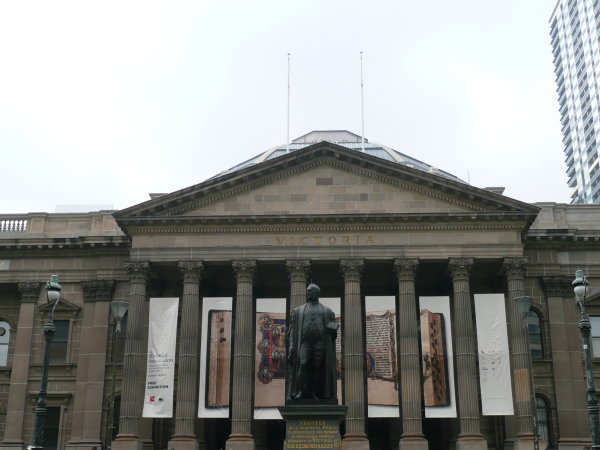
#> input picture Phase1/Data/Train/Set1/1.jpg, 600 x 450 px; its folder holds 3 pictures in this run
$ python Wrapper.py
#> lines starting #> are read from the running program, lines starting #| are printed output that depends on the picture


"""
CMSC733 Spring 2021: Classical and Deep Learning Approaches for
Geometric Computer Vision
Project1: MyAutoPano: Phase 1 Starter Code

Author(s):
Naveen Mangla (nmangla.umd.edu)
University of Maryland, College Park
"""
import math
import random
import cv2
import numpy as np
import glob
import copy
import argparse
import matplotlib.pyplot as plt

###########   ANMS   ############################


def ANMS(img, best):
    """Adaptive Non-Maximal Suppression

    Args:
        img (cv::Mat): Input image
        best (int): Best number of corners

    Returns:
        np.array : best sorted corner array [ED,xi,yi]
    """
    print("Performing ANMS")
    img2 = copy.deepcopy(img)
    gray = cv2.cvtColor(img2, cv2.COLOR_BGR2GRAY)
    gray = np.float32(gray)
    dst = cv2.goodFeaturesToTrack(gray,1000, 0.1,10)

    p, _, _ = dst.shape
    print(p, "Features Detected")

    ED = 0
    r = np.ones((p, 3))
    r[:, 0] = np.exp(50)
    for i in range(p):
        for j in range(p):
            xi = int(dst[i, :, 0])
            yi = int(dst[i, :, 1])
            xj = int(dst[j, :, 0])
            yj = int(dst[j, :, 1])
            if gray[yi, xi] > gray[yj, xj]:
                ED = (xj-xi)**2 + (yj-yi)**2
            if ED < r[i, 0]:
                r[i, 0] = ED
                r[i, 2] = xi
                r[i, 1] = yi
    result = r[np.argsort(r[:, 0])][:best,:]

    return result

###############   FEATURE DESCRIPTOR   ######################################


def fdis(img, best, patch_size):
    """
    Feature Descriptor

    Args:
        img (cv::Mat): 3 channel image
        best (int): number of best points
        patch_size (int) dimention of feature patch

    Returns:
        list , list: set of features,set of points
    """
    print("Describing Features")
    corners = ANMS(img, best)
    X = corners[:, 1:]
    mid = patch_size/2
    gray = cv2.cvtColor(img, cv2.COLOR_BGR2GRAY)
    sample = []
    points = []
    for i in range(X.shape[0]):
        x0 = X[i, 0]
        y0 = X[i, 1]
        if (mid < x0 < gray.shape[0]-mid and mid < y0 < gray.shape[1]-mid):
            patch = gray[int(x0-mid):int(x0+mid), int(y0-mid):int(y0+mid)]
            dst = cv2.GaussianBlur(patch, (5, 5), cv2.BORDER_DEFAULT)
            res = cv2.resize(
                dst, (8, 8), interpolation=cv2.INTER_LINEAR)

            cv2.imwrite('solution/features/feature'+
                        str(i)+'.png', patch)
            res_vector = np.reshape(res, (64, 1)) # vecorizing patch
            res_vector = res_vector-np.mean(res_vector)  # Normalising vector
            res_vector = res_vector / (np.std(res_vector))
            point = (x0, y0)
            points.append(point) # set of points
            sample.append(res_vector) #set of features
    return sample, points

#################    CROPING THE FINAL IMAGE  #############################


def crop(img):
    """
    Cropping image
    """
    gray = cv2.cvtColor(img, cv2.COLOR_BGR2GRAY)
    _, thresh = cv2.threshold(gray, 1, 255, cv2.THRESH_BINARY)

    contours, _ = cv2.findContours(
        thresh, cv2.RETR_EXTERNAL, cv2.CHAIN_APPROX_SIMPLE)
    cnt = contours[0]
    x, y, w, h = cv2.boundingRect(cnt)

    crop = img[y:y+h, x:x+w]
    return crop

##############      MATHING FEATURES      #####################


def match_features(im1, im2, best):
    """
    Finding feature corres[ondance between 2 images]

    Args:
        im1 (cv::Mat): image 1
        im2 (cv::Mat): image 2
        best (int): number of best coreners

    Returns:
        np.array,flag: Feature pair set, flag for feature match
    """
    size = 41 ## Taking patch size = 41
    fet1, cor1 = fdis(im1, best, size)
    fet2, cor2 = fdis(im2, best, size)

    if (len(fet1) == len(cor1)) and (len(fet2) == len(cor2)):
        p = len(fet1)
        q = len(fet2)
        data = list()
        for i in range(p):
            points = np.zeros((1, 3))
            points[0, 1] = cor1[i][0]
            points[0, 2] = cor1[i][1]
            dsum = np.zeros((1, 3))
            for j in range(q):
                dis = (fet1[i]-fet2[j])**2
                dsum[0, 0] = np.sum(dis)
                dsum[0, 1] = cor2[j][0]
                dsum[0, 2] = cor2[j][1]
                points = np.vstack((points, dsum))
            data.append(points)
        pair_stack = []
        for point in data:
            sorted_dis = point[np.argsort(point[:, 0])]
            ratio = sorted_dis[1, 0]/sorted_dis[2, 0]
            if ratio < 0.2:
                pair = np.vstack((sorted_dis[0, 1:], sorted_dis[1, 1:]))
                pair_stack.append(pair)
        print("Features Matched =", len(pair_stack))
        if len(pair_stack) < 5:
            print("Very less features,cant match")
            return [], False
        else:

            return pair_stack, True


##################################################################


def draw(stack, im1, im2):

    temp = np.zeros((max(im1.shape[0], im2.shape[0]), im1.shape[1] +
                    im2.shape[1], im1.shape[2]), type(im1.flat[0]))
    temp[:im1.shape[0], :im1.shape[1], :] = im1
    temp[:im2.shape[0], im1.shape[1]:, :] = im2
    # temp = cv2.hconcat([im1, im2])
    for i in range(len(stack)):
        x1 = int(stack[i][0, 1])
        y1 = int(stack[i][0, 0])
        x2 = int(stack[i][1, 1] + im1.shape[1])
        y2 = int(stack[i][1, 0])

        cv2.line(temp, (x1, y1), (x2, y2), (0, 255, 255), 1)
        cv2.circle(temp, (x1, y1), 3, 255, -1)
        cv2.circle(temp, (x2, y2), 3, 255, -1)

    return temp

##################################################################


def Homography(img1, img2, best, thresh, N):
    pairs, flag = match_features(img1, img2, best)
    if flag:
        model, status = RANSAC(pairs, thresh, N)
        im12 = draw(model, img1, img2)
        cv2.imwrite("solution/RANSAC.png", im12)
        print(model[0].shape)
        source = np.float32([p[0, :] for p in model])
        dest = np.float32([p[1, :] for p in model])
        L, _ = cv2.findHomography(np.float32(source), np.float32(dest))
        return L, status
    else:
        print("Skipping")
        return [], False


##################################################################

def RANSAC(pairs, thresh, N):
    new = 0
    model = []
    for n in range(N):
        iliners = []
        pair = []
        while len(pair) < 4:
            ind = np.random.randint(0, len(pairs))
            if ind not in pair:
                pair.append(ind)

        p1 = np.array([pairs[pair[0]][0, :], pairs[pair[1]][0, :], pairs[pair[2]]
                       [0, :], pairs[pair[3]][0, :]], np.float32)
        p2 = np.array([pairs[pair[0]][1, :], pairs[pair[1]][1, :], pairs[pair[2]]
                       [1, :], pairs[pair[3]][1, :]], np.float32)
        H = cv2.getPerspectiveTransform(p1, p2)
        for i in range(len(pairs)):
            pt_ = np.array([pairs[i][0, 0], pairs[i][0, 1], 1])
            expected = H@pt_
            if expected[2] == 0:
                expected[2] = np.exp(-50)

            expected /= expected[2]
            expected = expected[:2]
            expected = expected.astype(np.float32)
            # [4 lines of commented-out code are left out]
            real = np.array([pairs[i][1, 0], pairs[i][1, 1]])
            if np.linalg.norm(expected-real) < thresh:
                iliners.append(i)

        if new < len(iliners):
            new = len(iliners)
            # model = [pairs[i] for i in iliners]
            model = np.array(pairs)[iliners]
            print(model.shape)
    if model.shape[0] < 5:
        print(f"Not enough RANSAC Match {model.shape[0] } found")
        return model, False
    else:
        print(f"{model.shape[0]} found")
        return model, True

##################################################################


def stitch(H, img1, img2):

    print("Stitching")
    p, q, _ = img1.shape
    origin = np.float32([[0, 0, 1], [q, 0, 1], [0, p, 1], [q, p, 1]]).T

    p_m = np.matmul(H, origin)

    px = [p_m[0, i]/p_m[2, i] for i in range(p_m.shape[1])]
    py = [p_m[1, i]/p_m[2, i]for i in range(p_m.shape[1])]
    ymax = np.max(py)
    xmax = np.max(px)
    xmin = np.min(px)
    ymin = np.min(py)
    T = np.float32([[1, 0, -1*xmin], [0, 1, -1*ymin], [0, 0, 1]])
    H = T@H
    shape = (int(xmax-xmin+img1.shape[1]), int(ymax-ymin+img1.shape[0]))
    im3 = cv2.warpPerspective(img1,H, shape)
    for x in range(img2.shape[0]):
        for y in range(img2.shape[1]):
            img2_x = int(x + abs(xmin))
            img2_y = int(y + abs(ymin))
            im3[img2_x, img2_y, :] = img2[x, y, :]
    return crop(im3)
##################################################################

def Blend(images, best, thresh, N):
    img1 = images[0]

    for img in images[1:2]:
        H, status = Homography(img1, img, best, thresh, N)
        if not status:
            print('Cannot Stitch')
            break
        else:
            img1 = stitch(H, img1, img)

    return img1

##############################################################
##############################################################
##############################################################


def main():
    Parser = argparse.ArgumentParser()
    Parser.add_argument('--BasePath', default='../Data/Train/Set1',
                        help='Give your path')

    Args = Parser.parse_args()
    BasePath = Args.BasePath

    images = [cv2.imread(file)
              for file in sorted(glob.glob(str(BasePath)+'/*.jpg'))]
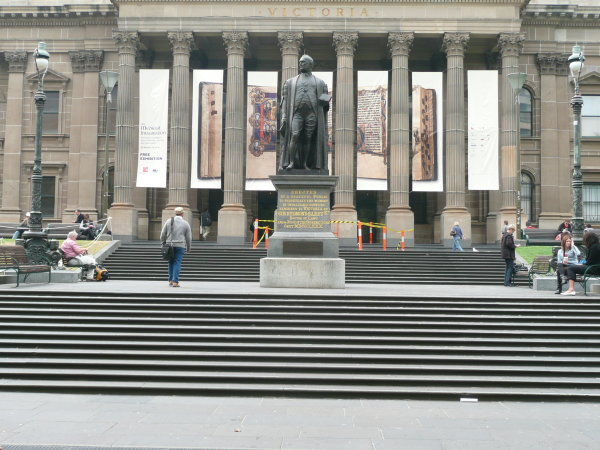
#> input picture Phase1/Data/Train/Set1/2.jpg, 600 x 450 px
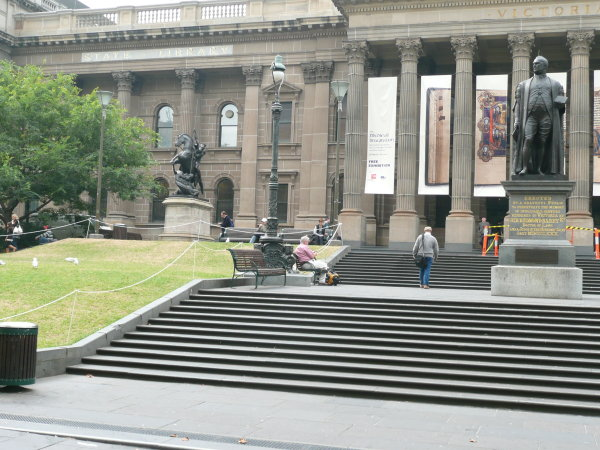
#> input picture Phase1/Data/Train/Set1/3.jpg, 600 x 450 px
#> images = 3 items


    # [27 lines of commented-out code are left out]


    mypano = Blend(images, best = 4000, thresh=20, N=10000)
#> in Blend, img1 is the input picture: shape (450, 600, 3); mean B, G, R 144.3, 147.2, 145.6
#> the loop in Blend, `for img in images[1:2]:` made 1 pass
#> (flag in Homography, status) on pass 1: (True, True)
#| Describing Features
#| Performing ANMS
#| 140 Features Detected
#| Describing Features
#| Performing ANMS
#| 280 Features Detected
#| Features Matched = 24
#| (22, 2, 2)
#| (23, 2, 2)
#| (24, 2, 2)
#> (further printed lines are left out)
#> pass 1, in fdis, `cv2.imwrite('solution/features/feature'+ str(i)+'.png', patch)`:
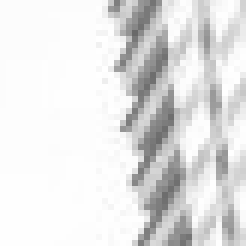
#> saved as feature2.png: shape (41, 41) (shown 6 times larger); min 105, max 255, mean 227.4
#> pass 1, in fdis, `cv2.imwrite('solution/features/feature'+ str(i)+'.png', patch)`:
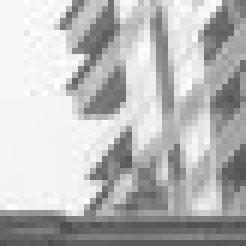
#> saved as feature3.png: shape (41, 41) (shown 6 times larger); min 77, max 254, mean 185.2
#> after the loop in Blend, `for img in images[1:2]:`:
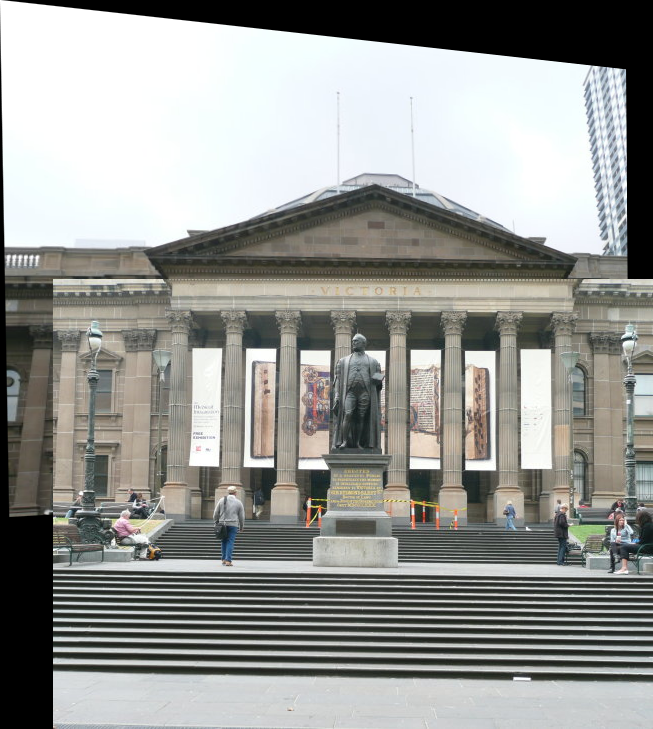
#> img1: shape (729, 653, 3); mean B, G, R 147.1, 150.7, 149.4

    cv2.imwrite("solution/mypano.png", mypano)


if __name__ == '__main__':
    main()
